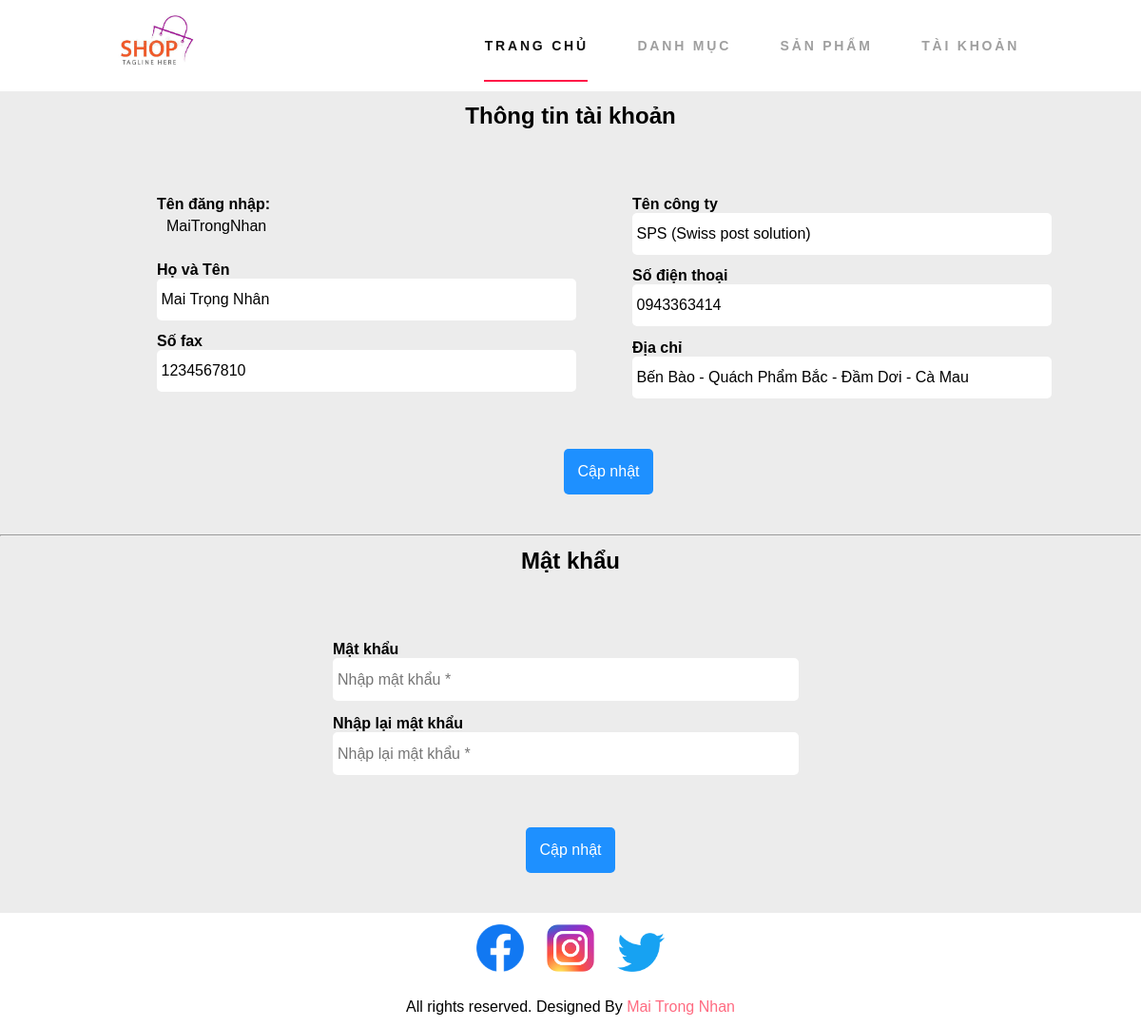
Screenshot of /Customer/update-user.php (signed in) with the database file from the repository.
### tables this page shows
CREATE TABLE `DiaChiKH` (
  `MaDC` int(5) NOT NULL,
  `DiaChi` varchar(100) DEFAULT NULL,
  `MSKH` int(5) DEFAULT NULL
);

CREATE TABLE `KhachHang` (
  `MSKH` int(5) NOT NULL,
  `HoTenKH` varchar(50) DEFAULT NULL,
  `UserName` varchar(50) NOT NULL,
  `Password` varchar(50) NOT NULL,
  `TenCongTy` varchar(50) DEFAULT NULL,
  `SoDienThoai` varchar(10) DEFAULT NULL CHECK (1 = `SoDienThoai` regexp '^[0-9]{10}$'),
  `SoFax` varchar(20) DEFAULT NULL
);

### Config/connect.php (called while the page is built, shortened)
<?php
function executeSQLResult ($conn, $sql) {
    $result = mysqli_query($conn, $sql);
    $data = array();
    while ($row = mysqli_fetch_array($result)) {
        $data[] = $row;
    }
    return $data;
}
?>

### Customer/update-user.php (the view, shortened to what this page needs)
<?php
include('./layouts/header.php');
if (isset($_SESSION['username'])) {
    $username = $_SESSION['username'];
} else {
    header('Location: ' . URL . 'Customer/login.php');
    die();
}
?>
<section class="register">
    <div class="container">
        <h1 class="text-center">Thông tin tài khoản</h1>
        <form action="" method="POST">
            <?php
            $conn = connectToDatabase();
            $sql = "SELECT * FROM KhachHang, DiaChiKH
                    WHERE KhachHang.MSKH = DiaChiKH.MSKH
                    AND UserName = '$username'";
            $infoUser = executeSQLResult($conn, $sql);
            $nameCustomer = $infoUser[0]['HoTenKH'];
            $company = $infoUser[0]['TenCongTy'];
            $fax = $infoUser[0]['SoFax'];
            $phone = $infoUser[0]['SoDienThoai'];
            $address = $infoUser[0]['DiaChi'];
            ?>
            <div class="input">
                <div class="input-login">
                    <p><b>Tên đăng nhập:</b></p>
                    <p id='username'><?php echo $username; ?></p>
                    <br>
                    <p><b>Họ và Tên</b></p>
                    <input type="text" name="nameCustomer" class="input-responsive" value="<?php echo $nameCustomer; ?>" required placeholder="Nhâp họ và tên *">
                    <p><b>Số fax</b></p>
                    <input type="text" name="fax" class="input-responsive" value="<?php echo $fax; ?>" placeholder="Nhập số fax">
                    <br>
                </div>
                <div class="input-login">
                    <p><b>Tên công ty</b></p>
                    <input type="text" name="company" class="input-responsive" value="<?php echo $company; ?>" placeholder="Nhâp tên công ty">
                    <p><b>Số điện thoại</b></p>
                    <input type="text" name="phone" class="input-responsive" value="<?php echo $phone; ?>" required placeholder="Nhâp số điện thoại *">
                    <p><b>Địa chỉ</b></p>
                    <input type="text" name="address" class="input-responsive" value="<?php echo $address; ?>" required placeholder="Nhâp địa chỉ *">
                </div>
            </div>
            <div class="text-center">
                <input type="submit" name="info" id="register" value="Cập nhật" class="btn btn-login">
            </div>
        </form>
    </div>
</section>
<hr>
<section class="login">
    <div class="container">
        <h1 class="text-center">Mật khẩu</h1>
        <form action="" method="POST">
            <div class="input-login">
                <p><b>Mật khẩu</b></p>
                <input type="password" name="password" class="input-responsive" required placeholder="Nhập mật khẩu *">
                <p><b>Nhập lại mật khẩu</b></p>
                <input type="password" name="r-password" class="input-responsive" required placeholder="Nhập lại mật khẩu *">
            </div>
            <div class="text-center">
                <input type="submit" name="update-password" id="register" value="Cập nhật" class="btn btn-login">
            </div>
        </form>
    </div>
</section>
<?php
include('./layouts/footer.php');
?>

### Customer/css/style.css (style rules this page uses)
* { margin: 0 0; padding: 0 0; font-family: Arial, Helvetica, sans-serif; }
.container { width: 80%; margin: 0 auto; padding: 1%; }
.text-center { text-align: center; }
.btn { padding: 1%; border: none; font-size: 1rem; border-radius: 5px; }
.btn-login { padding: 15px; border: none; font-size: 1rem; border-radius: 5px; background-color: #1e90ff; color: white; cursor: pointer; }
.input-responsive { width: 96%; height: 35px; padding: 1%; margin-bottom: 3%; border: none; border-radius: 5px; font-size: 1rem; }
.login { background-color: #ececec; }
.login form { width: 500px; margin: 0 auto; padding: 30px 20px 30px 20px; }
.input-login { margin: 40px 0 40px 0; }
.register { background-color: #ececec; }
.register form { width: 1000px; margin: 0 auto; padding: 30px 20px 30px 20px; }
.register .input-login { width: 450px; padding: 0 25px 0 25px; float: left; }
#username { padding: 5px 0 10px 10px; }

### rows the page displays
diachikh: nameCustomer "Mai Trọng Nhân", fax "1234567810", company "SPS (Swiss post solution)", phone "0943363414", address "Bến Bào - Quách Phẩm Bắc - Đầm Dơi - Cà Mau"

### other values shown
$username "MaiTrongNhan"
